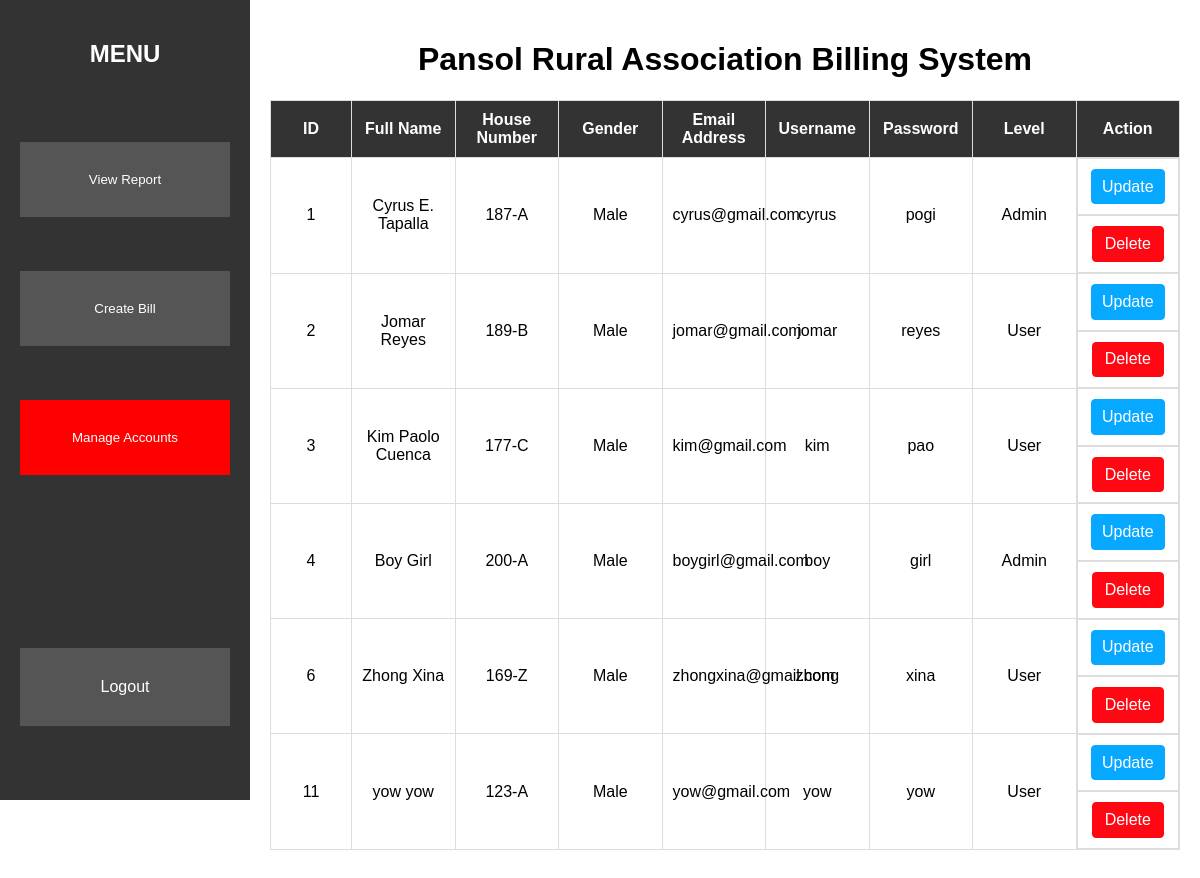
The app's page /WebSys/manageAcc.php (signed in), older data.
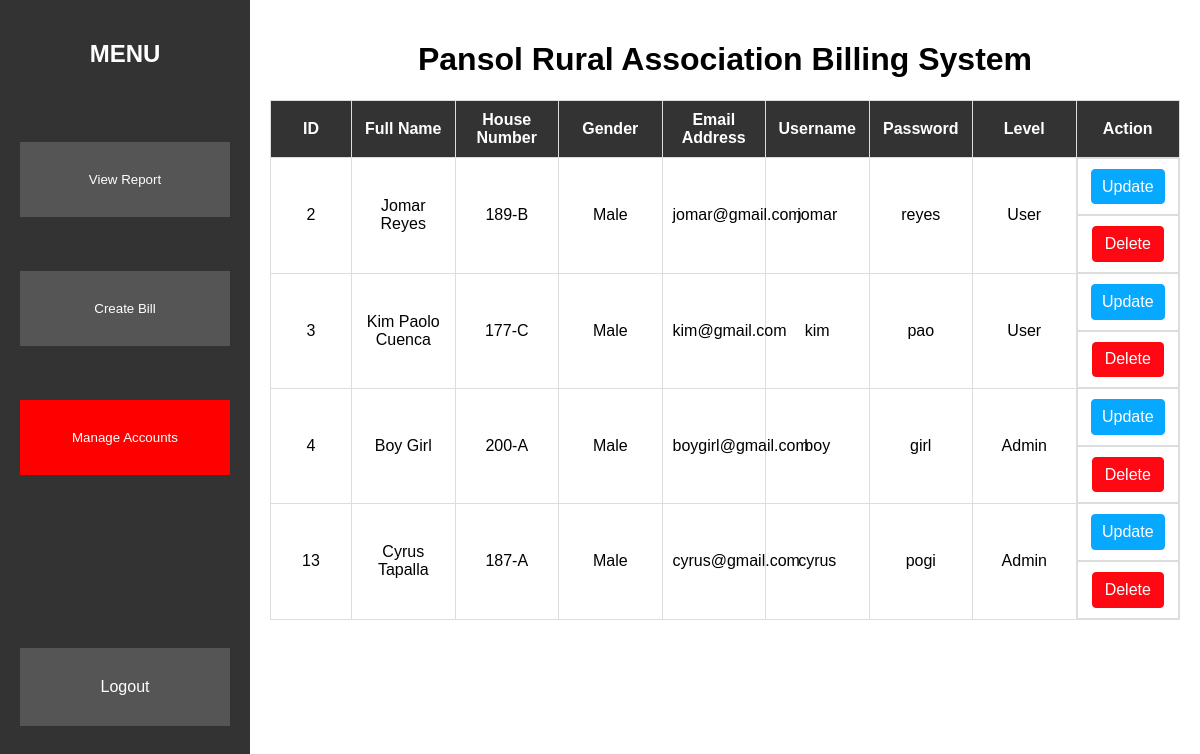
The same page, newer data.
### tables this page shows
CREATE TABLE IF NOT EXISTS `tbl_account` (
  `UserID` int NOT NULL AUTO_INCREMENT,
  `Username` varchar(100) NOT NULL,
  `Password` varchar(255) NOT NULL,
  `Level` varchar(20) NOT NULL,
  `Name` varchar(100) NOT NULL,
  `HouseNumber` varchar(100) NOT NULL,
  `Sex` varchar(20) NOT NULL,
  `Email` varchar(100) NOT NULL,
  PRIMARY KEY (`UserID`)
);

### WebSys/php/accDisplay.php (called while the page is built, shortened)
<?php
require "./php/dbCon.php";
$sqlQuery = "CALL SP_DisplayAccount();";
$result = $conn->query($sqlQuery);
$data = array();
while ($row = $result->fetch_assoc()) {
    $data[] = array(
        'UserID' => isset($row['UserID']) ? $row['UserID'] : '',
        'Name' => isset($row['Name']) ? $row['Name'] : '',
        'HouseNumber' => isset($row['HouseNumber']) ? $row['HouseNumber'] : '',
        'Sex' => isset($row['Sex']) ? $row['Sex'] : '',
        'Email' => isset($row['Email']) ? $row['Email'] : '',
        'Username' => isset($row['Username']) ? $row['Username'] : '',
        'Password' => isset($row['Password']) ? $row['Password'] : '',
        'Level' => isset($row['Level']) ? $row['Level'] : '',
    );
}
?>

### WebSys/manageAcc.php (the view, shortened to what this page needs)
<?php require "./php/authenticateaccount.php" ?>
<!DOCTYPE html>
<html lang="en">
<head>
    <link rel="stylesheet" href="./css/manageAcc.css">
    <link rel="stylesheet" href="./css/modal.css">
</head>
<body>
    <div id="sidebar">
        <h2>MENU</h2><br/><br/><br/>
        <button class='viewReport' id='viewReportButton'>View Report</button><br /><br/><br/>
        <button class='createBill' id='createBillButton'>Create Bill</button><br /><br/><br/>
        <button class='manageAccounts active' id='manageAccountsButton'>Manage Accounts</button><br /><br/><br/>
        <a href="./php/logoutAdmin.php" class='logout'>Logout</a><br /><br/><br/>
    </div>
    <?php
    require "./php/accDisplay.php";
    ?>
 <div id="content">
    <h1>Pansol Rural Association Billing System</h1>
    <table>
        <thead>
            <tr>
                <th>ID</th>
                <th>Full Name</th>
                <th>House Number</th>
                <th>Gender</th>
                <th>Email Address</Address></th>
                <th>Username</th>
                <th>Password</th>
                <th>Level</th>
                <th>Action</th>
            </tr>
        </thead>
        <tbody>
                <?php foreach ($data as $row): ?>
                    <tr data-user-id="<?= $row['UserID'] ?>" data-name="<?= $row['Name'] ?>" data-house-number="<?= $row['HouseNumber'] ?>"
                        data-gender="<?= $row['Sex'] ?>" data-email="<?= $row['Email'] ?>" data-username="<?= $row['Username'] ?>"
                        data-password="<?= $row['Password'] ?>" data-level="<?= $row['Level'] ?>">
                        <td><?= $row['UserID'] ?></td>
                        <td><?= $row['Name'] ?></td>
                        <td><?= $row['HouseNumber'] ?></td>
                        <td><?= $row['Sex'] ?></td>
                        <td><?= $row['Email'] ?></td>
                        <td><?= $row['Username'] ?></td>
                        <td><?= $row['Password'] ?></td>
                        <td><?= $row['Level'] ?></td>
                        <td style='text-align: center; display: flex; gap: 4px;'>
                            <button class='update-button btn btn-primary turned-button' data-user-id="<?= $row['UserID'] ?>">Update</button>
                        </td>
                        <td style='text-align: center; display: flex; gap: 4px;'>
                            <button class='delete-button' data-user-id="<?= $row['UserID'] ?>">Delete</button>
                        </td>
                    </tr>
                <?php endforeach; ?>
            </tbody>
        </table>
    </div>
</body>
</html>

### WebSys/css/manageAcc.css (style rules this page uses)
body { font-family: Arial, sans-serif; margin: 0; padding: 0; display: flex; }
#sidebar { position: fixed; top: 0; left: 0; height: 100vh; width: 250px; background-color: #333; color: white; padding: 20px; box-sizing: border-box; display: flex; flex-direction: column; }
#content { margin-left: 250px; padding: 20px; box-sizing: border-box; width: calc(100% - 250px); }
table { border-collapse: collapse; width: 100%; margin-bottom: 20px; border: 1px solid #ddd; table-layout: fixed; }
h1, h2 { text-align: center; }
th, td { border: 1px solid #ddd; padding: 10px; text-align: center; }
th { background-color: #333; color: white; }
table th:first-child, table td:first-child { width: 60px; }
.viewReport, .createBill, .manageAccounts { padding: 30px; background-color: #555; color: white; text-decoration: none; border: none; cursor: pointer; text-align: center; }
.manageAccounts.active { background-color: red; color: white; }
.logout { margin-top: auto; padding: 30px; background-color: #555; color: white; text-decoration: none; border: none; cursor: pointer; text-align: center; }

### WebSys/css/modal.css (style rules this page uses)
.btn, .delete-button { display: inline-block; font-weight: 400; text-align: center; white-space: nowrap; vertical-align: middle; -webkit-user-select: none; -moz-user-select: none; -ms-user-select: none; user-select: none; border: 1px solid transparent; padding: .300rem .75rem; font-size: 1rem; line-height: 1.5; border-radius: .25rem; transition: color .15s ease-in-out,background-color .15s ease-in-out,border-color .15s ease-in-out,box-shadow .15s ease-in-out; cursor: pointer; }
.btn-primary { padding: .300rem .65rem; color: #fff; background-color: #07a8ff; border-color: #07a8ff; display: block; margin: 0 auto; }
.delete-button { color: #fff; background-color: rgb(255, 7, 19); border-color: #ff0707; display: block; margin: 0 auto; }
h2 { text-align: center; }

Row changes from the older to the newer data that the page shows:
removed tbl_account: UserID "1", Name "Cyrus E. Tapalla", HouseNumber "187-A", Sex "Male", Email "cyrus@gmail.com", Username "cyrus", Password "pogi", Level "Admin"
removed tbl_account: UserID "6", Name "Zhong Xina", HouseNumber "169-Z", Sex "Male", Email "zhongxina@gmail.com", Username "zhong", Password "xina", Level "User"
removed tbl_account: UserID "11", Name "yow yow", HouseNumber "123-A", Sex "Male", Email "yow@gmail.com", Username "yow", Password "yow", Level "User"
added tbl_account: UserID "13", Name "Cyrus Tapalla", HouseNumber "187-A", Sex "Male", Email "cyrus@gmail.com", Username "cyrus", Password "pogi", Level "Admin"
